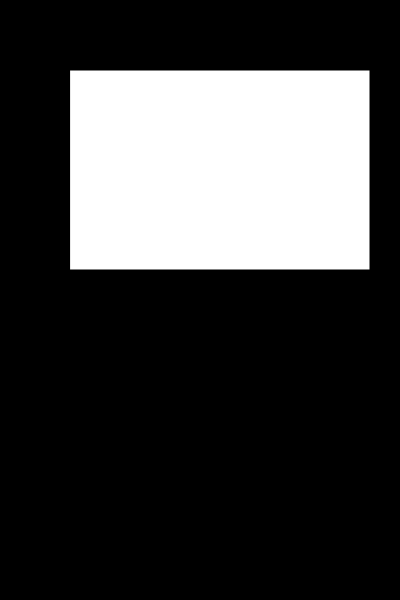
Frame 1 (no input)
Frame 60 (no input): identical to frame 1, image omitted
Frame 120 (the mouse pressed at the canvas centre since frame 60): identical to frame 1, image omitted

The p5.js sketch that drew this single still picture (run headless with seeded random() and noise() and a simulated clock; from frame 60 on, the mouse is pressed at the canvas centre):

// p5.js sketch
// ── sketch.js
function setup() {
  createCanvas(400,600);
  
}

function draw() {
  background(0);
  fill(255);
  rect(70,70,300,200);
}
